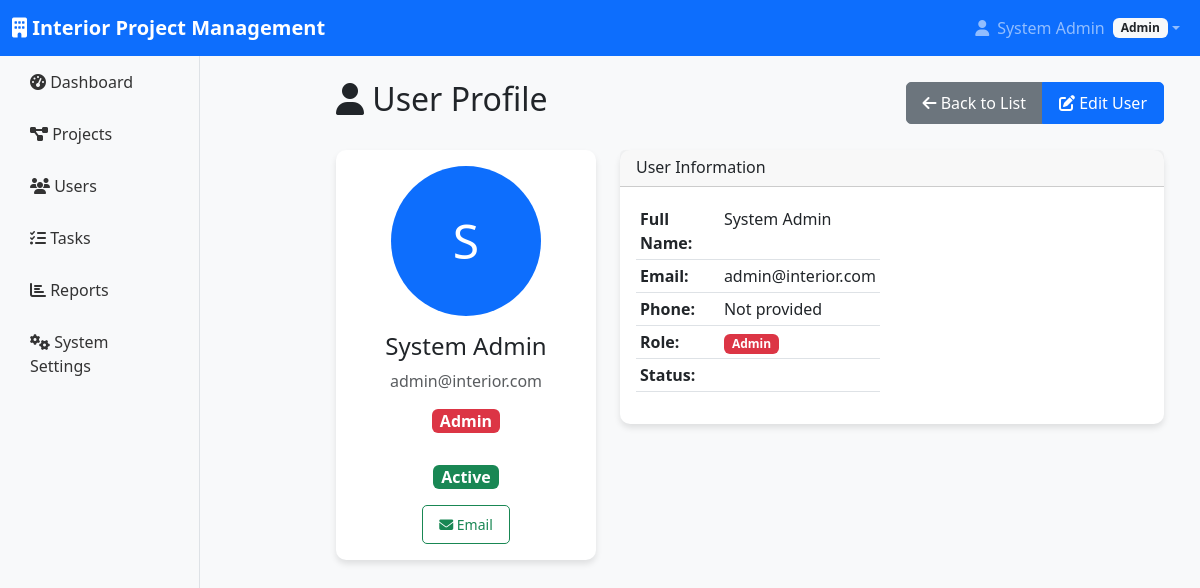
Screenshot of /modules/users/view.php?id=1 (signed in) with the database file from the repository.
### tables this page shows
CREATE TABLE users (
    id INT AUTO_INCREMENT PRIMARY KEY,
    name VARCHAR(100) NOT NULL,
    email VARCHAR(100) UNIQUE NOT NULL,
    password VARCHAR(255) NOT NULL,
    role ENUM('admin', 'manager', 'designer', 'site_manager', 'site_coordinator', 'site_supervisor') NOT NULL,
    phone VARCHAR(20),
    address TEXT,
    profile_image VARCHAR(255),
    status ENUM('active', 'inactive') DEFAULT 'active',
    created_at TIMESTAMP DEFAULT CURRENT_TIMESTAMP,
    updated_at TIMESTAMP DEFAULT CURRENT_TIMESTAMP ON UPDATE CURRENT_TIMESTAMP
);

### config/auth.php (called while the page is built, shortened)
<?php
class Auth {
    public function isLoggedIn() {
        return isset($_SESSION['user_id']);
    }
    public function getCurrentUser() {
        if($this->isLoggedIn()) {
            return [
                'id' => $_SESSION['user_id'],
                'name' => $_SESSION['user_name'],
                'email' => $_SESSION['user_email'],
                'role' => $_SESSION['user_role']
            ];
        }
        return null;
    }
}
?>

### config/roles.php (called while the page is built)
<?php
$role_permissions = [
    'admin' => [
        'users' => ['create', 'read', 'update', 'delete'],
        'projects' => ['create', 'read', 'update', 'delete'],
        'tasks' => ['create', 'read', 'update', 'delete'],
        'reports' => ['create', 'read', 'update', 'delete'],
        'settings' => ['create', 'read', 'update', 'delete'],
        'designs' => ['create', 'read', 'update', 'delete'],
        'inventory' => ['create', 'read', 'update', 'delete'],
        'schedule' => ['create', 'read', 'update', 'delete'],
        'attendance' => ['create', 'read', 'update', 'delete']
    ],
    'manager' => [
        'users' => ['read', 'update'],
        'projects' => ['create', 'read', 'update'],
        'tasks' => ['create', 'read', 'update', 'delete'],
        'reports' => ['create', 'read', 'update'],
        'settings' => ['read']
    ],
    'designer' => [
        'projects' => ['read', 'update'],
        'tasks' => ['read', 'update'],
        'reports' => ['read'],
        'designs' => ['create', 'read', 'update']
    ],
    'site_manager' => [
        'projects' => ['read', 'update'],
        'tasks' => ['create', 'read', 'update'],
        'reports' => ['create', 'read'],
        'inventory' => ['read', 'update']
    ],
    'site_coordinator' => [
        'projects' => ['read'],
        'tasks' => ['read', 'update'],
        'reports' => ['read'],
        'schedule' => ['read', 'update']
    ],
    'site_supervisor' => [
        'tasks' => ['read', 'update'],
        'reports' => ['create', 'read'],
        'attendance' => ['create', 'read']
    ]
];
function hasPermission($role, $module, $action) {
    global $role_permissions;
    return isset($role_permissions[$role][$module]) &&
           in_array($action, $role_permissions[$role][$module]);
}
?>

### modules/users/view.php (the view, shortened to what this page needs)
<?php
include '../../includes/header.php';
require_once '../../config/roles.php';
$user_id = intval($_GET['id'] ?? 0);
$query = "SELECT * FROM users WHERE id = ?";
$stmt = $db->prepare($query);
$stmt->execute([$user_id]);
$user = $stmt->fetch(PDO::FETCH_ASSOC);
?>
<div class="container-fluid">
    <div class="row">
        <div class="col-md-3">
            <?php include '../../includes/sidebar.php'; ?>
        </div>
        <div class="col-md-9">
            <div class="main-content p-4">
                <div class="d-flex justify-content-between align-items-center mb-4">
                    <h2><i class="fas fa-user"></i> User Profile</h2>
                    <div class="btn-group">
                        <a href="list.php" class="btn btn-secondary">
                            <i class="fas fa-arrow-left"></i> Back to List
                        </a>
                        <?php if (hasPermission($current_user['role'], 'users', 'update')): ?>
                        <a href="edit.php?id=<?php echo $user['id']; ?>" class="btn btn-primary">
                            <i class="fas fa-edit"></i> Edit User
                        </a>
                        <?php endif; ?>
                    </div>
                </div>
                <div class="row mb-4">
                    <div class="col-md-4">
                        <div class="card">
                            <div class="card-body text-center">
                                <div class="mb-3">
                                    <?php if ($user['profile_image']): ?>
                                    <img src="../../<?php echo htmlspecialchars($user['profile_image']); ?>"
                                        class="rounded-circle img-thumbnail" width="150" height="150" alt="Profile">
                                    <?php else: ?>
                                    <div class="rounded-circle bg-primary text-white d-flex align-items-center justify-content-center mx-auto"
                                        style="width: 150px; height: 150px; font-size: 48px;">
                                        <?php echo strtoupper(substr($user['name'], 0, 1)); ?>
                                    </div>
                                    <?php endif; ?>
                                </div>
                                <h4><?php echo htmlspecialchars($user['name']); ?></h4>
                                <p class="text-muted"><?php echo htmlspecialchars($user['email']); ?></p>
                                <span class="badge bg-<?php
                                    echo match($user['role']) {
                                        'admin' => 'danger',
                                        'manager' => 'primary',
                                        'designer' => 'success',
                                        'site_manager' => 'warning',
                                        'site_coordinator' => 'info',
                                        'site_supervisor' => 'secondary',
                                        default => 'secondary'
                                    };
                                ?> fs-6 mb-3"><?php echo ucfirst(str_replace('_', ' ', $user['role'])); ?></span>
                                <div class="mt-3">
                                    <span
                                        class="badge bg-<?php echo $user['status'] == 'active' ? 'success' : 'secondary'; ?> fs-6">
                                        <?php echo ucfirst($user['status']); ?>
                                    </span>
                                </div>
                                <div class="mt-3">
                                    <a href="mailto:<?php echo $user['email']; ?>"
                                        class="btn btn-outline-success btn-sm">
                                        <i class="fas fa-envelope"></i> Email
                                    </a>
                                </div>
                            </div>
                        </div>
                    </div>
                    <div class="col-md-8">
                        <div class="card">
                            <div class="card-header">
                                <h6 class="mb-0">User Information</h6>
                            </div>
                            <div class="card-body">
                                <div class="row">
                                    <div class="col-md-6">
                                        <table class="table table-sm">
                                            <tr>
                                                <td><strong>Full Name:</strong></td>
                                                <td><?php echo htmlspecialchars($user['name']); ?></td>
                                            </tr>
                                            <tr>
                                                <td><strong>Email:</strong></td>
                                                <td><?php echo htmlspecialchars($user['email']); ?></td>
                                            </tr>
                                            <tr>
                                                <td><strong>Phone:</strong></td>
                                                <td><?php echo htmlspecialchars($user['phone'] ?? 'Not provided'); ?>
                                                </td>
                                            </tr>
                                            <tr>
                                                <td><strong>Role:</strong></td>
                                                <td>
                                                    <span
                                                        class="badge bg-<?php
                                                        echo match($user['role']) {
                                                            'admin' => 'danger',
                                                            'manager' => 'primary',
                                                            'designer' => 'success',
                                                            'site_manager' => 'warning',
                                                            'site_coordinator' => 'info',
                                                            'site_supervisor' => 'secondary',
                                                            default => 'secondary'
                                                        };
                                                    ?>"><?php echo ucfirst(str_replace('_', ' ', $user['role'])); ?></span>
                                                </td>
                                            </tr>
                                            <tr>
                                                <td><strong>Status:</strong></td>
                                                <td>

### assets/css/custom.css (style rules this page uses)
:root { --primary-color: #007bff; --secondary-color: #6c757d; --success-color: #28a745; --warning-color: #ffc107; --danger-color: #dc3545; --info-color: #17a2b8; }
body { font-family: "Segoe UI", Tahoma, Geneva, Verdana, sans-serif; background-color: #f8f9fa; }
.main-content { margin-left: 0; padding: 10px; }
.card { border: none; border-radius: 10px; box-shadow: 0 4px 6px rgba(0, 0, 0, 0.1); transition: transform 0.3s ease, box-shadow 0.3s ease; }
.btn { border-radius: 5px; padding: 8px 16px; font-weight: 500; transition: all 0.3s ease; }
.badge { font-size: 0.75em; padding: 4px 8px; }

### rows the page displays
users: name "S", name "System Admin", email "admin@interior.com", role "Admin", status "Active", phone "Not provided"

### other values shown
$current_user['name'] "System Admin"
$current_user['role'] "Admin"
